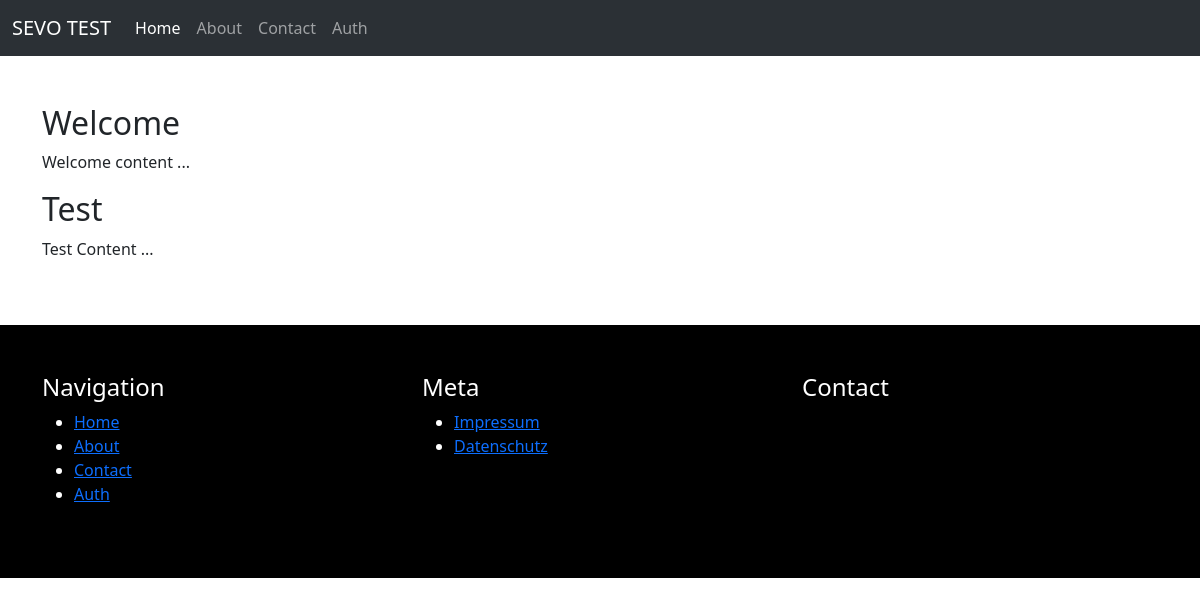
The page / on the database its author committed.
### sevo_pages/models.py (models this page shows, shortened)
class PageMenu(models.Model):
    menu = models.ForeignKey("Menu", blank=True, null=True, on_delete=models.SET_NULL)
    page = models.ForeignKey(Page, blank=True, null=True, on_delete=models.CASCADE, verbose_name=_("Page"))
    url_path = models.SlugField(blank=True, null=True, verbose_name=_("URL path"))
    is_reverse = models.BooleanField(default=False, verbose_name=_("Is reverse"))
    order = models.PositiveIntegerField(default=0, verbose_name=_("Order"))
    published = models.BooleanField(default=True, verbose_name=_("Published"))
    def get_page(self):
        return self.page
    class Meta:
        ordering = ["order"]
        verbose_name = _("Page Menu")
        verbose_name_plural = _("Page Menus")

class Page(models.Model):
    class MenueChoices(models.IntegerChoices):
        MAIN = 0, _("Main"),
        META = 1, _("Meta"),
        NONE = 2, _("None")
    title = models.CharField(max_length=50, verbose_name=_("Title"))
    slug = models.SlugField(max_length=50, unique=True, verbose_name=_("Slug"))
    meta_description = models.CharField(max_length=160, blank=True, null=True, verbose_name=_("Meta description"))
    meta_custom = models.TextField(blank=True, null=True, verbose_name=_("Meta custom tags"))
    url_path = models.CharField(max_length=255, blank=True, null=True, verbose_name=_("URL path"))
    is_reverse = models.BooleanField(default=False, verbose_name=_("Is reverse"))
    published = models.BooleanField(default=True, verbose_name=_("Published"))
    is_home = models.BooleanField(default=False)
    created_at = models.DateTimeField(auto_now_add=True, verbose_name=_("Created at"))
    updated_at = models.DateTimeField(auto_now=True, verbose_name=_("Updated at"))
    def get_all_pagearticles(self):
        return self.pagearticle_set.all()
    def get_published_pagearticles(self):
        return self.get_all_pagearticles().filter(published=True)
    def get_absolute_url(self):
        if self.url_path != None:
            if self.is_reverse:
                path = reverse(self.url_path)
            else:
                path = self.url_path
            return path
        if self.is_home:
            return reverse("homepage")
        return reverse("sevo-pages-detail", kwargs={"slug": self.slug})
    @classmethod
    def get_home_page(cls):
        try:
            home = cls.objects.get(is_home=True)
        except:
            home = cls.objects.first
        return home
    class Meta:
        verbose_name = _("Page")
        verbose_name_plural = _("Pages")

class PageArticle(models.Model):
    page = models.ForeignKey(Page, blank=True, null=True, on_delete=models.SET_NULL)
    article = models.ForeignKey(Article, blank=True, null=True, on_delete=models.SET_NULL, verbose_name=_("Article"))
    order = models.PositiveIntegerField(default=0, verbose_name=_("Order"))
    published = models.BooleanField(default=True, verbose_name=_("Published"))
    def get_article(self):
        return self.article
    class Meta:
        ordering = ["order"]
        verbose_name = _("Page Article")
        verbose_name_plural = _("Page Articles")

class Article(models.Model):
    name = models.CharField(max_length=150, verbose_name=_("Name"))
    title = models.CharField(max_length=150, verbose_name=_("Title"))
    content = models.TextField(verbose_name=_("Content"))
    published = models.BooleanField(default=True, verbose_name=_("Published"))
    created_at = models.DateTimeField(auto_now_add=True, verbose_name=_("Created at"))
    updated_at = models.DateTimeField(auto_now=True, verbose_name=_("Updated at"))
    class Meta:
        ordering = ["-updated_at"]
        verbose_name = _("Article")
        verbose_name_plural = _("Articles")

### sevo_pages/views.py (the view)
# urls.py: path("", homepage, name="homepage"),
def homepage(request):
    page = get_object_or_404(Page, is_home=True)
    return render(request, "sevo_pages/detail.html", {
        "page": page
    })

### sevo_pages/models.py (called while the page is built)
    def get_all_pagemenus(self):
        return self.pagemenu_set.all()

    def get_published_pagemenus(self):
        return self.get_all_pagemenus().filter(published=True)

### sevo_pages/templatetags/page_tags.py (called while the page is built)
@register.simple_tag
def is_active_page(path, page):
    if page.get_absolute_url() == path:
        return "active"

### utils/context_processors.py (called while the page is built)
def menus_context(request):
    menus = Menu.objects.all()
    menu_main = menus.get(name="Main")
    menu_meta = menus.get(name="Meta")
    homepage = Page.get_home_page()
    return {
        "menus": menus,
        "menu_main": menu_main,
        "menu_meta": menu_meta,
        "homepage": homepage
    }

### sevo_pages/templates/sevo_pages/detail.html (shortened to what this page needs)
{% extends "base.html" %}
{% block content %}
    {% for particle in page.get_published_pagearticles %}
        <article>
            <h2>{{ particle.get_article.title }}</h2>
            <p>
                {{ particle.get_article.content }}
            </p>
        </article>
    {% endfor %}
{% endblock %}

### templates/base.html (shortened to what this page needs)
{% load static %}
<!DOCTYPE html>
<html lang="en">
<head>
    <link rel="stylesheet" href="{% static 'vendor/node_modules/bootstrap/dist/css/bootstrap.min.css' %}">
    <link rel="stylesheet" href="{% static 'css/style.css' %}">
</head>
<body>
    {% include 'partials/_navbar.html' %}
    <div class="container pt-5 pb-5">
        {% block content %}{% endblock %}
    </div>
    {% include 'partials/_footer.html' %}
</body>
</html>

### templates/partials/_navbar.html (shortened to what this page needs)
{% load page_tags %}
<nav class="navbar bg-dark navbar-expand-lg bg-body-tertiary" data-bs-theme="dark">
    <div class="container-fluid">
      <a class="navbar-brand" href="{% url 'homepage' %}">SEVO TEST</a>
      <div class="collapse navbar-collapse" id="navbarSupportedContent">
        <ul class="navbar-nav me-auto mb-2 mb-lg-0">
            {% for pmenu in menu_main.get_published_pagemenus %}
                <li class="nav-item">
                    <a class="nav-link {% is_active_page path=request.path page=pmenu.get_page %}" href={{ pmenu.get_page.get_absolute_url }}>{{ pmenu.get_page.title }}</a>
                </li>
            {% endfor %}
        </ul>
      </div>
    </div>
  </nav>

### templates/partials/_footer.html
<footer class="bg-black text-white py-5">
    <div class="container">
        <div class="row">
            <div class="col-md-4 mb-2">
                <h4>Navigation</h4>
                <ul>
                    {% for pmenu in menu_main.get_published_pagemenus %}
                        <li>
                            <a href="{{ pmenu.get_page.get_absolute_url }}">{{ pmenu.get_page.title }}</a>
                        </li>
                    {% endfor %}
                </ul>
            </div>
            <div class="col-md-4 mb-2">
                <h4>Meta</h4>
                <ul>
                    {% for pmenu in menu_meta.get_published_pagemenus %}
                        <li>
                            <a href="{{ pmenu.get_page.get_absolute_url }}">{{ pmenu.get_page.title }}</a>
                        </li>
                    {% endfor %}
                </ul>
            </div>
            <div class="col-md-4 mb-2">
                <h4>Contact</h4>
            </div>
        </div>
    </div>
</footer>

### rows shown on the page
PageMenu: get_page "Home"
PageMenu: get_page "About"
PageMenu: get_page "Contact"
PageMenu: get_page "Auth"
PageArticle: get_article "Welcome", get_article.content "Welcome content ..."
PageArticle: get_article "Test", get_article.content "Test Content ..."
PageMenu: get_page "Impressum"
PageMenu: get_page "Datenschutz"
